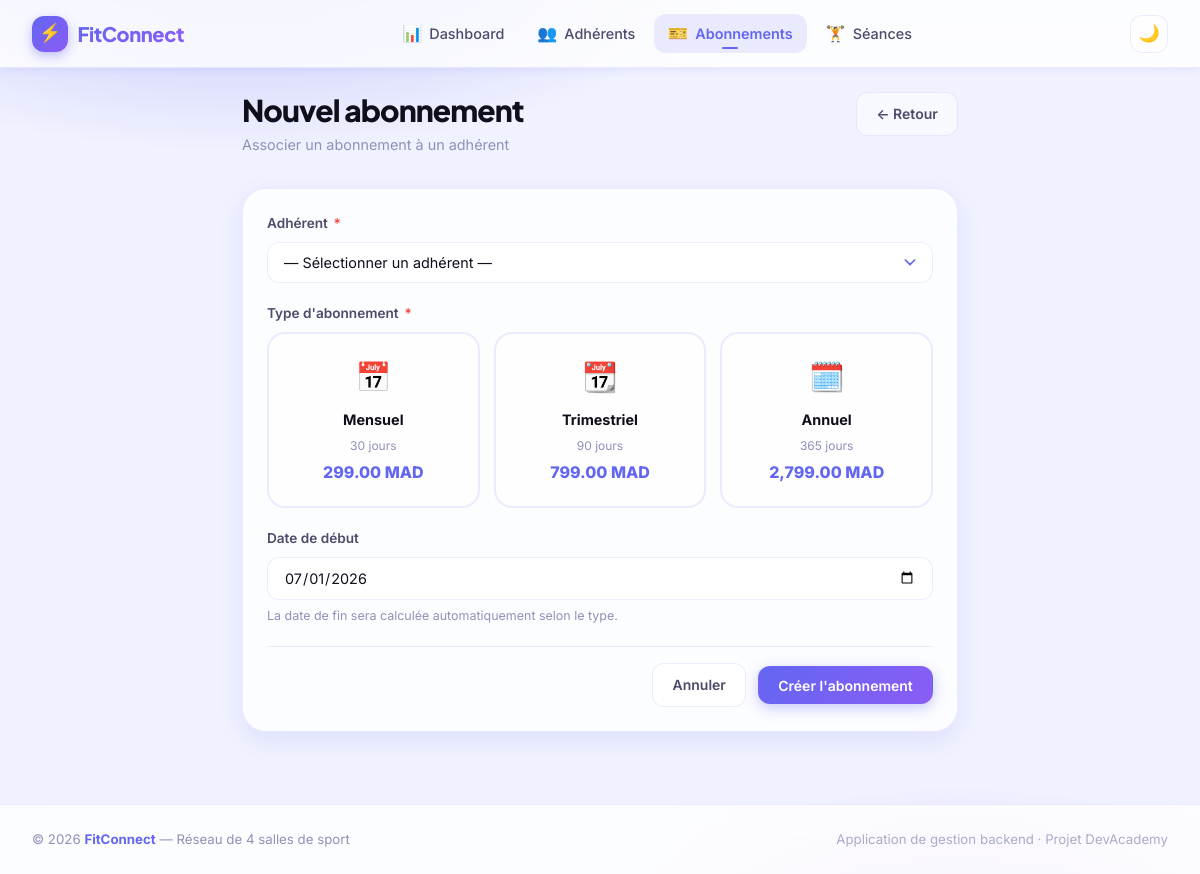
/public/?page=abonnements&action=create, run on the app's committed database.
### tables this page shows
CREATE TABLE IF NOT EXISTS types_abonnement (
    id           INT UNSIGNED NOT NULL AUTO_INCREMENT,
    libelle      VARCHAR(50)    NOT NULL,
    duree_jours  SMALLINT UNSIGNED NOT NULL,
    prix         DECIMAL(8,2)   NOT NULL,
    PRIMARY KEY (id),
    UNIQUE KEY uq_type_libelle (libelle)
);

### app/Controllers/AbonnementController.php (called while the page is built, shortened)
<?php
class AbonnementController
{
    private AbonnementService $service;
    public function __construct(AbonnementService $service)
    {
        $this->service = $service;
    }
    public function create(): void
    {
        $types = $this->service->listerTypes();
        require ROOT . '/views/abonnements/create.php';
    }
}

### app/Services/AbonnementService.php (called while the page is built, shortened)
<?php
class AbonnementService
{
    private AbonnementRepository $repo;
    public function __construct(
        AbonnementRepository $repo,
        AdherentRepository   $adherentRepo
    ) {
        $this->repo         = $repo;
    }
    public function listerTypes(): array
    {
        return $this->repo->findAllTypes();
    }
}

### app/Repositories/AbonnementRepository.php (called while the page is built, shortened)
<?php
class AbonnementRepository
{
    private PDO $pdo;
    public function __construct(PDO $pdo)
    {
        $this->pdo = $pdo;
    }
    public function findAllTypes(): array
    {
        return $this->pdo->query("SELECT * FROM types_abonnement ORDER BY duree_jours")->fetchAll();
    }
}

### views/abonnements/create.php (the view, shortened to what this page needs)
<?php
$old = $_SESSION['old'] ?? [];
require ROOT . '/views/layout/header.php';
?>
<div class="container container-sm">
    <div class="page-header">
        <div>
            <h1 class="page-title">Nouvel abonnement</h1>
            <p class="page-subtitle">Associer un abonnement à un adhérent</p>
        </div>
        <a href="<?= BASE_URL ?>?page=abonnements" class="btn btn-outline">← Retour</a>
    </div>
    <div class="card">
        <div class="card-body">
            <form method="POST" action="<?= BASE_URL ?>?page=abonnements&action=store" id="form-abonnement">
                <div class="form-group">
                    <label for="adherent_id" class="form-label">Adhérent <span class="required">*</span></label>
                    <select id="adherent_id" name="adherent_id" class="form-select" required>
                        <option value="">— Sélectionner un adhérent —</option>
                    </select>
                </div>
                <div class="form-group">
                    <label class="form-label">Type d'abonnement <span class="required">*</span></label>
                    <div class="type-selector">
                        <?php
                        $typeIcons = ['Mensuel' => '📅', 'Trimestriel' => '📆', 'Annuel' => '🗓️'];
                        foreach ($types as $t):
                            $icon = $typeIcons[$t['libelle']] ?? '🎫';
                        ?>
                        <label class="type-radio" id="type-label-<?= $t['id'] ?>">
                            <div class="type-radio-card">
                                <span class="type-radio-icon"><?= $icon ?></span>
                                <span class="type-radio-name"><?= htmlspecialchars($t['libelle']) ?></span>
                                <span class="type-radio-duration"><?= $t['duree_jours'] ?> jours</span>
                                <span class="type-radio-price"><?= number_format($t['prix'], 2) ?> MAD</span>
                            </div>
                        </label>
                        <?php endforeach; ?>
                    </div>
                </div>
                <div class="form-group">
                    <label for="date_debut" class="form-label">Date de début</label>
                    <input
                        type="date"
                        id="date_debut"
                        name="date_debut"
                        class="form-input"
                        value="<?= htmlspecialchars($old['date_debut'] ?? date('Y-m-d')) ?>"
                    >
                    <small class="form-hint">La date de fin sera calculée automatiquement selon le type.</small>
                </div>
                <div class="form-actions">
                    <a href="<?= BASE_URL ?>?page=abonnements" class="btn btn-outline">Annuler</a>
                    <button type="submit" class="btn btn-primary">Créer l'abonnement</button>
                </div>
            </form>
        </div>
    </div>
</div>
<?php require ROOT . '/views/layout/footer.php'; ?>

### data on the page
types_abonnement: libelle "📅", libelle "Mensuel", duree_jours "30", prix "299.00"
types_abonnement: libelle "📆", libelle "Trimestriel", duree_jours "90", prix "799.00"
types_abonnement: libelle "🗓️", libelle "Annuel", duree_jours "365", prix "2,799.00"
